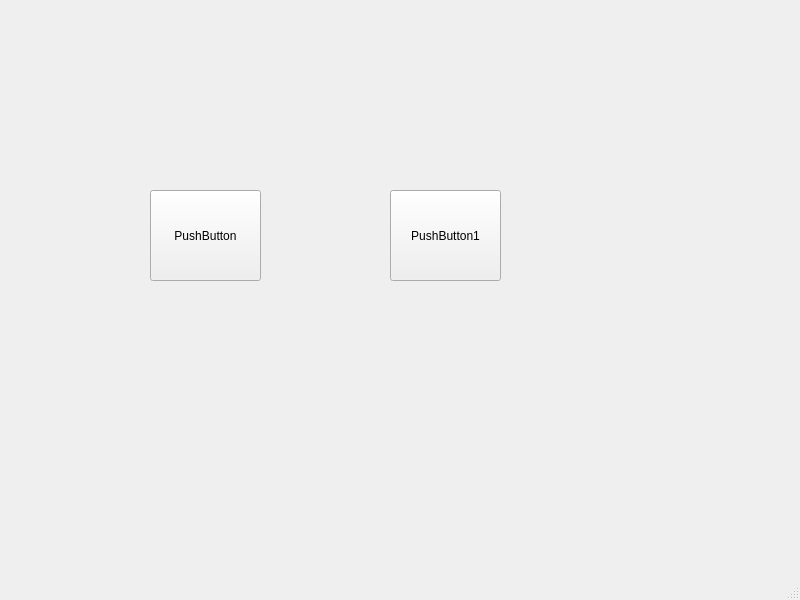
<?xml version="1.0" encoding="UTF-8"?>
<ui version="4.0">
 <class>MainWindow</class>
 <widget class="QMainWindow" name="MainWindow">
  <property name="geometry">
   <rect>
    <x>0</x>
    <y>0</y>
    <width>800</width>
    <height>600</height>
   </rect>
  </property>
  <property name="windowTitle">
   <string>MainWindow</string>
  </property>
  <widget class="QWidget" name="centralwidget">
   <widget class="QPushButton" name="pushButton">
    <property name="geometry">
     <rect>
      <x>150</x>
      <y>190</y>
      <width>111</width>
      <height>91</height>
     </rect>
    </property>
    <property name="text">
     <string>PushButton</string>
    </property>
   </widget>
   <widget class="QPushButton" name="pushButton_2">
    <property name="geometry">
     <rect>
      <x>390</x>
      <y>190</y>
      <width>111</width>
      <height>91</height>
     </rect>
    </property>
    <property name="text">
     <string>PushButton1</string>
    </property>
   </widget>
  </widget>
  <widget class="QMenuBar" name="menubar">
   <property name="geometry">
    <rect>
     <x>0</x>
     <y>0</y>
     <width>800</width>
     <height>26</height>
    </rect>
   </property>
  </widget>
  <widget class="QStatusBar" name="statusbar"/>
 </widget>
 <resources/>
 <connections/>
</ui>
